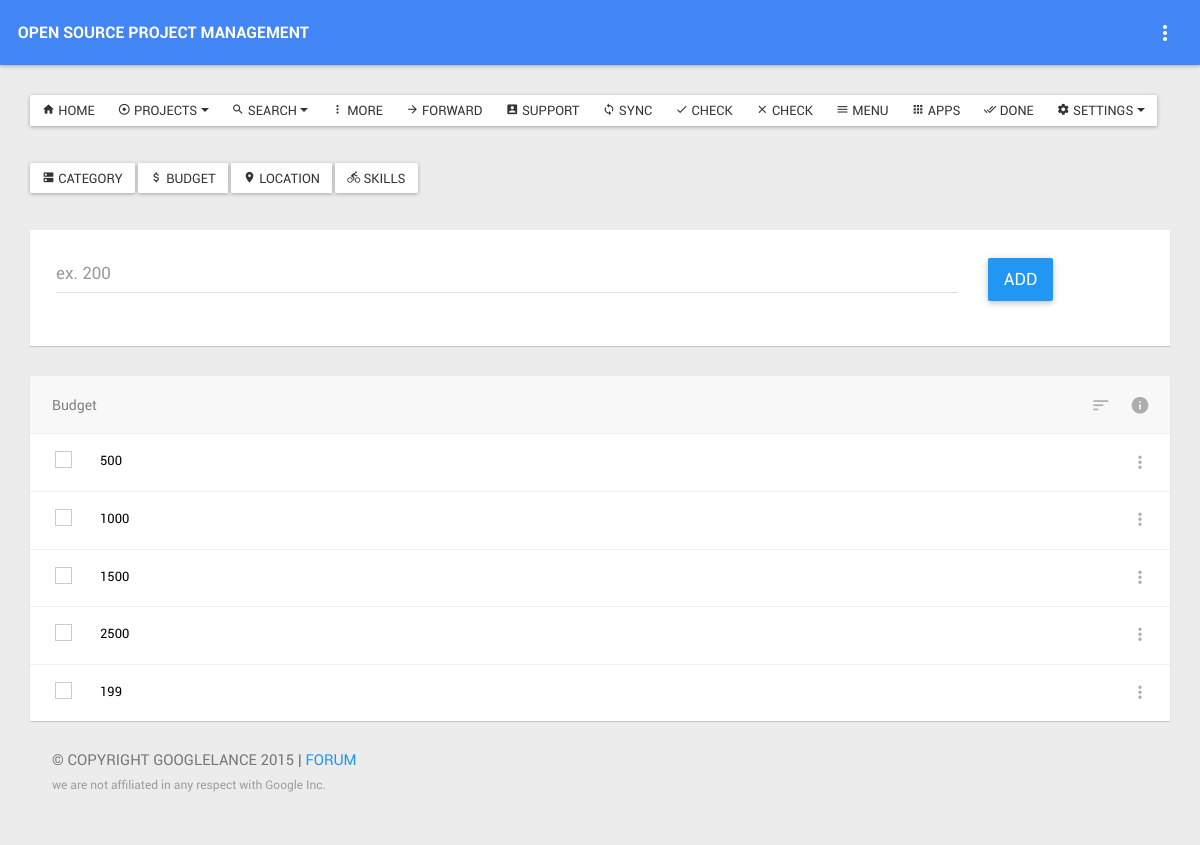
The page /index.php/gadmin/budget on the database its author committed.
### tables this page shows
CREATE TABLE IF NOT EXISTS `budget` (
  `id` int(11) NOT NULL AUTO_INCREMENT,
  `name` int(100) NOT NULL,
  PRIMARY KEY (`id`),
  KEY `id` (`id`)
);

### application/controllers/Gadmin.php (called while the page is built, shortened)
<?php
class Gadmin extends CI_Controller {
	public function __construct() {
		$this->load->library(array('session'));
		$this->load->helper(array('url'));
                $this->load->model('gadmin_model');
                $this->load->library('session');
	}
     public function budget(){
		$data = new stdClass();
		$this->load->model('budget_model');
		$this->load->helper('form');
		$this->load->library('form_validation');
                $data->actionTrigger    = $this->input->get('action');
                if(!isset($data->actionTrigger) || $data->actionTrigger==''){ $data->actionTrigger = "add"; }
		$data->categories = $this->budget_model->get_budget(0);
		$this->form_validation->set_rules('budget', 'Budget', 'required');
		$this->form_validation->set_rules('action', 'Action', 'required');
		if ($this->form_validation->run() == false) {
			$this->load->view('templates/head.inc.php', $data);
                        $this->load->view('templates/header', $data);
                        $this->load->view('gadmin/project_settings/budget/budget', $data);
                        $this->load->view('templates/footer', $data);
		}
     }
}

### index.php (called while the page is built, shortened)
<?php
require_once BASEPATH.'core/CodeIgniter.php';

### application/models/Budget_model.php (called while the page is built, shortened)
<?php
class Budget_model extends CI_Model {
        public function get_budget($id) {
	 if ($id === 0)
            {
                $query = $this->db->get('budget');
                return $query->result_array();
            }
            $query = $this->db->get_where('budget', array('id' => $id));
            return $query->row_array();
	}
}

### application/views/gadmin/project_settings/budget/budget.php (the view, shortened to what this page needs)
<section id="main">
            <section id="content">
                <div class="container">
                <?php include(SITE_VIEW_PATH."gadmin/top-menu.php"); ?>
                <br/><br/>
                <?php include(SITE_VIEW_PATH."gadmin/sub-menu.php"); ?>
                <br/><br/>
                    <div class="card">
                        <div class="card-body card-padding">
                            <form class="row" method="post" action="<? echo site_url('gadmin/budget');?>" role="form">
                                <div class="col-sm-10">
                                    <div class="form-group fg-line">
                                        <input type="number" value="<? if($actionTrigger != 'add') { echo $category_detail['name']; } ?>" name="budget" class="form-control input-lg" id="exampleInputEmail2" placeholder="ex. 200">
                                    </div>
                                </div>
                                <div class="col-sm-2">
                                    <button name="action" value="<? echo $actionTrigger; ?>" type="submit" class="btn btn-primary btn-lg m-t-5 waves-effect"><? echo ucfirst($actionTrigger); ?></button>
                                </div>
                            </form>
                        </div>
                    </div>
                   <div class="card">
                        <div class="listview lv-bordered lv-lg">
                            <div class="lv-header-alt">
                                <h2 class="lvh-label hidden-xs">Budget</h2>
                                <ul class="lv-actions actions">
                                    <li class="dropdown">
                                        <a href="" data-toggle="dropdown" aria-expanded="true">
                                            <i class="md md-sort"></i>
                                        </a>
                                    </li>
                                    <li>
                                        <a href="">
                                            <i class="md md-info"></i>
                                        </a>
                                    </li>
                                </ul>
                            </div>
                            <div class="lv-body">
                                <? foreach($categories as $key=>$catagory){ ?>
                                <div class="lv-item media">
                                    <div class="checkbox pull-left">
                                        <label>
                                        </label>
                                    </div>
                                    <div class="media-body">
                                        <div class="lv-title"><? echo $catagory['name']; ?></div>
                                        <div class="lv-actions actions dropdown">
                                            <a href="" data-toggle="dropdown" aria-expanded="true">
                                                <i class="md md-more-vert"></i>
                                            </a>
                                        </div>
                                    </div>
                                </div>
                                <? }  ?>
                            </div>
                        </div>
                    </div>

### application/views/templates/head.inc.php (shortened to what this page needs)
<!DOCTYPE html>
<head>
    <link href="/theme/assets/css/animate.min.css" rel="stylesheet">
    <link href="/theme/assets/css/app.min.css" rel="stylesheet">
      <link rel="stylesheet" href="/theme/assets/css/custom.css" />
</head>

### application/views/templates/header.php (shortened to what this page needs)
<body>
    <header id="header">
        <ul class="header-inner">
            <li class="logo">
                <a href="<?php echo site_url(); ?>"> &nbsp; <strong>open source project management</strong></a>
            </li>
            <li class="pull-right">
                <ul class="top-menu">
                    <li class="dropdown">
                        <a data-toggle="dropdown" class="tm-settings" href=""></a>
                    </li>
                </ul>
            </li>
        </ul>
    </header>

### application/views/gadmin/top-menu.php (shortened to what this page needs)
<div class="row">
           <div class="col-sm-12 col-md-12">
                <div class="btn-group">
                    <a href="<? echo site_url('gadmin/dashboard');?>" class="btn btn-default btn-icon-text waves-effect"><i class="md md-home"></i> Home</a>
                    <div class="btn-group">
	                    <button type="button" class="btn btn-default dropdown-toggle waves-effect" data-toggle="dropdown">
	                        <i class="md md-adjust"></i> Projects
	                        <span class="caret"></span>
	                    </button>
                    </div>
                    <div class="btn-group">
	                    <button type="button" class="btn btn-default dropdown-toggle waves-effect" data-toggle="dropdown">
	                        <i class="md md-search"></i> Search
	                        <span class="caret"></span>
	                    </button>
                    </div>
                                <button class="btn btn-default btn-icon-text waves-effect"><i class="md md-more-vert"></i> More</button>
                                <button class="btn btn-default btn-icon-text waves-effect"><i class="md md-arrow-forward"></i> Forward</button>
                                <button class="btn btn-default btn-icon-text waves-effect"><i class="md md-account-box"></i> Support</button>
                                <button class="btn btn-default btn-icon-text waves-effect"><i class="md md-sync"></i> Sync</button>
                                <button class="btn btn-default btn-icon-text waves-effect"><i class="md md-check"></i> Check</button>
                                <button class="btn btn-default btn-icon-text waves-effect"><i class="md md-close"></i> Check</button>
                                <button class="btn btn-default btn-icon-text waves-effect"><i class="md md-menu"></i> Menu</button>
                                <button class="btn btn-default btn-icon-text waves-effect"><i class="md md-apps"></i> Apps</button>
                                <button class="btn btn-default btn-icon-text waves-effect"><i class="md md-done-all"></i> Done</button>
                                <div class="btn-group">
                                        <button type="button" class="btn btn-default dropdown-toggle waves-effect" data-toggle="dropdown">
                                            <i class="md md-settings"></i> Settings
                                            <span class="caret"></span>
                                        </button>
                                </div>
                </div></div>
                </div>

### application/views/gadmin/sub-menu.php
<div class="btn-group">
    <a href="<? echo site_url('gadmin/add_category');?>" class="btn btn-default waves-effect">
        <i class="md  md-dns"></i> Category
    </a>
</div>
<div class="btn-group">
    <a href="<? echo site_url('gadmin/budget');?>" class="btn btn-default waves-effect">
        <i class="md md-attach-money"></i> Budget
    </a>
</div>
<div class="btn-group">
    <a href="<? echo site_url('gadmin/location');?>?action=add" class="btn btn-default waves-effect">
        <i class="md md-place"></i> Location
    </a>
</div>
<div class="btn-group">
    <a href="<? echo site_url('gadmin/skills');?>?action=add" class="btn btn-default waves-effect">
        <i class="md md-directions-bike"></i> Skills
    </a>
</div>

### application/views/templates/footer.php (shortened to what this page needs)
<div class="block-header">
                    <h2>&copy; Copyright Googlelance 2015
                     | <a href="<? echo site_url('forum');?>">FORUM</a>
                    <small>we are not affiliated in any respect with Google Inc.</small>
                    </h2>
                </div>
            </div>
        </section>
    </section>
</body>
</html>

### rows shown on the page
budget: name "500"
budget: name "1000"
budget: name "1500"
budget: name "2500"
budget: name "199"

### other values the page prints
$actionTrigger "ADD"
